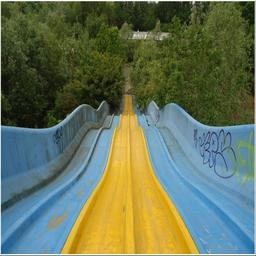
#> input picture intern/Deep-Edge-Aware-Interactive/example/gt.png, 256 x 256 px
$ python ms_cdr.py
#> lines starting #> are read from the running program, lines starting #| are printed output that depends on the picture
import numpy as np

import cv2
import mindspore
from mindspore import ops
from mindspore import Tensor
from skimage import feature
from skimage.segmentation import slic

def cdr(inputs, gt, kernel_size=5, target_region_mask=None):
    """
    inputs: Target Image(Lab) with C * H * W
    gt: GT Image(Lab) with C * H * W
    kernel_size: Area of mesure the CDR
    target_region_mask: Region of interest (Binary Scribble in the paper)
    return: CDR ratio for each a & b channel
    """
    if type(inputs) == np.ndarray:
        print('inputs is np.ndarray')
        inputs = mindspore.Tensor(inputs)
        gt = mindspore.Tensor(gt)
    assert inputs.dim() == 3
    assert gt.dim() == 3
    inputs = ops.transpose(inputs, (1, 2, 0))
    # print("inputs", inputs)
    gt = ops.transpose(gt, (1, 2, 0))

    pad_size = (kernel_size-1, kernel_size-1, kernel_size-1, kernel_size-1)
    gt_a = ops.unsqueeze(gt[:, :, 1], -1).tile((1, 1, 3))
    gt_b = ops.unsqueeze(gt[:, :, 2], -1).tile((1, 1, 3))
    inputs_a = ops.unsqueeze(inputs[:, :, 1], -1).tile((1, 1, 3))
    inputs_b = ops.unsqueeze(inputs[:, :, 2], -1).tile((1, 1, 3))
    # print('gt_a', gt_a)
    gt_a_double = gt_a.astype("float64")
    gt_b_double = gt_b.astype("float64")
    inputs_a_double = inputs_a.astype("float64")
    inputs_b_double = inputs_b.astype("float64")
    gt_a_slic = mindspore.Tensor(slic(gt_a_double.asnumpy(), n_segments=250,
                                  compactness=10, sigma=1, start_label=1), mindspore.float32)
    gt_b_slic = mindspore.Tensor(slic(gt_b_double.asnumpy(), n_segments=250,
                                  compactness=10, sigma=1, start_label=1), mindspore.float32)
    inputs_a_slic = mindspore.Tensor(slic(inputs_a_double.asnumpy(), n_segments=250,
                                 compactness=10, sigma=1, start_label=1), mindspore.float32)
    inputs_b_slic = mindspore.Tensor(slic(inputs_b_double.asnumpy(), n_segments=250,
                                 compactness=10, sigma=1, start_label=1), mindspore.float32)

    # Add the padding
    gt_a_slic = ops.pad(gt_a_slic, pad_size, "constant", 0)
    gt_b_slic = ops.pad(gt_b_slic, pad_size, "constant", 0)
    inputs_a_slic = ops.pad(inputs_a_slic, pad_size, "constant", 0)
    inputs_b_slic = ops.pad(inputs_b_slic, pad_size, "constant", 0)

    # canny_a_data = feature.canny(gt_a[:, :, 0].asnumpy(), sigma=1.2,
    #                              high_threshold=0.7, low_threshold=0.2, use_quantiles=0.4)
    # print('canny_a_data', canny_a_data)

    canny_a = mindspore.Tensor(feature.canny(gt_a[:, :, 0].asnumpy(), sigma=1.2,
                           high_threshold=0.7, low_threshold=0.2, use_quantiles=0.4), mindspore.float32)
    canny_b = mindspore.Tensor(feature.canny(gt_b[:, :, 0].asnumpy(), sigma=1.2,
                           high_threshold=0.7, low_threshold=0.2, use_quantiles=0.4), mindspore.float32)


    if target_region_mask is None:
        canny_a = ops.pad(canny_a, pad_size, "constant", 0)
        canny_b = ops.pad(canny_b, pad_size, "constant", 0)
    else:
        canny_a = ops.pad(canny_a * target_region_mask, pad_size, "constant", 0)
        canny_b = ops.pad(canny_a * target_region_mask, pad_size, "constant", 0)
    canny_a_coor = ops.nonzero(canny_a)
    canny_b_coor = ops.nonzero(canny_b)
    cdr_a, cdr_b = 1., 1.
    if len(canny_a_coor) != 0:
        cdr_a = 0.
        for num_edge_a, coor in enumerate(range(canny_a_coor.shape[0])):
            h, w = canny_a_coor[coor][-2], canny_a_coor[coor][-1]

            gt_sc_a = gt_a_slic[h - kernel_size:h + kernel_size,
                                w - kernel_size:w + kernel_size] != gt_a_slic[h, w]

            inputs_sc_a = inputs_a_slic[h - kernel_size:h + kernel_size,
                                        w - kernel_size:w + kernel_size] == inputs_a_slic[h, w]
            gt_sc_a = gt_sc_a.astype(mindspore.float32)
            inputs_sc_a = inputs_sc_a.astype(mindspore.float32)
            # print('gt_sc_a.sum()', gt_sc_a.sum())
            # print('(gt_sc_a * inputs_sc_a).sum()', (gt_sc_a * inputs_sc_a))
            if gt_sc_a.sum() != 0:
                cdr_a += 1 - float((gt_sc_a * inputs_sc_a).sum()) / float(gt_sc_a.sum())
            else:
                cdr_a += 1
        cdr_a /= (num_edge_a + 1)

    if len(canny_b_coor) != 0:
        cdr_b = 0.
        for num_edge_b, coor in enumerate(range(canny_b_coor.shape[0])):
            h, w = canny_b_coor[coor][-2], canny_b_coor[coor][-1]

            gt_sc_b = gt_b_slic[h - kernel_size:h + kernel_size,
                                w - kernel_size:w + kernel_size] != gt_b_slic[h, w]

            inputs_sc_b = inputs_b_slic[h - kernel_size:h + kernel_size,
                                        w - kernel_size:w + kernel_size] == inputs_b_slic[h, w]

            gt_sc_b = gt_sc_b.astype(mindspore.float32)
            inputs_sc_b = inputs_sc_b.astype(mindspore.float32)
            if gt_sc_b.sum() != 0:
                cdr_b += 1 - float((gt_sc_b * inputs_sc_b).sum()) / float(gt_sc_b.sum())
            else:
                cdr_b += 1
        cdr_b /= (num_edge_b + 1)

    return cdr_a, cdr_b

if __name__ == "__main__":
    mindspore.set_context(mode=mindspore.PYNATIVE_MODE)
#> (this line was passed over: mindspore is not available in this run)
    example_gt = cv2.cvtColor(cv2.imread('./example/gt.png', cv2.IMREAD_UNCHANGED),cv2.COLOR_BGR2RGB)
    org_inputs = cv2.cvtColor(cv2.imread('./example/org_inputs.png', cv2.IMREAD_UNCHANGED),cv2.COLOR_BGR2RGB)
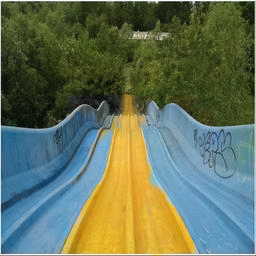
#> input picture intern/Deep-Edge-Aware-Interactive/example/org_inputs.png, 256 x 256 px
    enh_inputs = cv2.cvtColor(cv2.imread('./example/enh_inputs.png', cv2.IMREAD_UNCHANGED),cv2.COLOR_BGR2RGB)
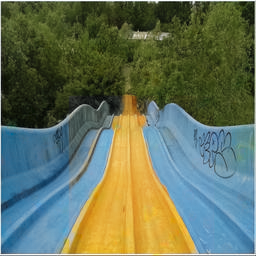
#> input picture intern/Deep-Edge-Aware-Interactive/example/enh_inputs.png, 256 x 256 px

    cdr_a, cdr_b = cdr(inputs = org_inputs, gt = example_gt)
#> (the run stopped early here; a loop or call above may not have finished)
